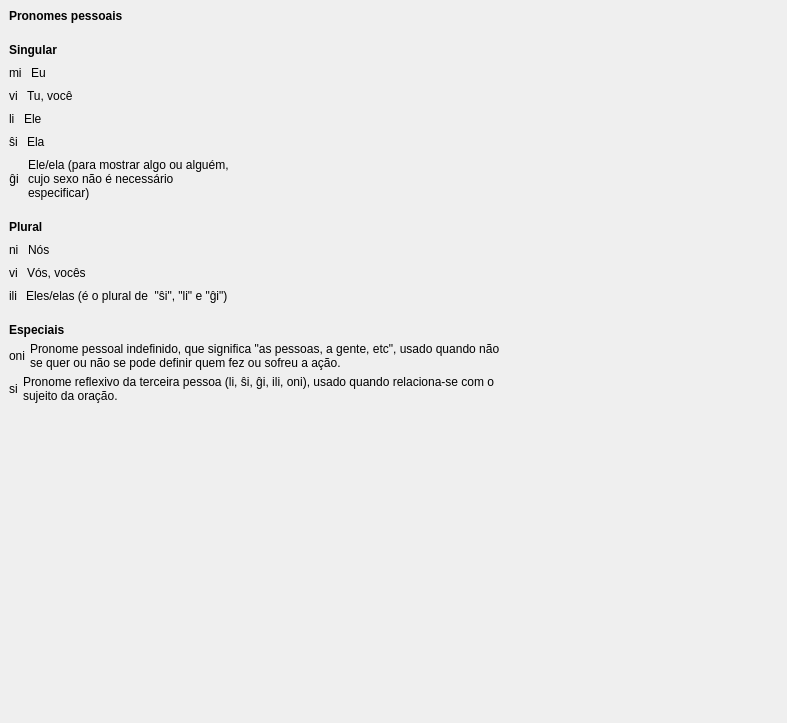
         <widget class="QWidget" name="scrollAreaWidgetContents_15">
          <property name="geometry">
           <rect>
            <x>0</x>
            <y>0</y>
            <width>787</width>
            <height>723</height>
           </rect>
          </property>
          <layout class="QVBoxLayout" name="verticalLayout_134">
           <property name="spacing">
            <number>20</number>
           </property>
           <property name="leftMargin">
            <number>9</number>
           </property>
           <property name="topMargin">
            <number>9</number>
           </property>
           <property name="rightMargin">
            <number>9</number>
           </property>
           <property name="bottomMargin">
            <number>9</number>
           </property>
           <item>
            <widget class="titolo" name="Lec01_Label12">
             <property name="sizePolicy">
              <sizepolicy hsizetype="Preferred" vsizetype="Maximum">
               <horstretch>0</horstretch>
               <verstretch>0</verstretch>
              </sizepolicy>
             </property>
             <property name="font">
              <font>
               <weight>75</weight>
               <bold>true</bold>
              </font>
             </property>
             <property name="text">
              <string notr="true">Pronomes pessoais</string>
             </property>
             <property name="wordWrap">
              <bool>true</bool>
             </property>
            </widget>
           </item>
           <item>
            <layout class="QVBoxLayout" name="verticalLayout_6">
             <property name="spacing">
              <number>9</number>
             </property>
             <item>
              <widget class="QLabel" name="Lec01_Label131">
               <property name="font">
                <font>
                 <weight>75</weight>
                 <bold>true</bold>
                </font>
               </property>
               <property name="text">
                <string notr="true">Singular</string>
               </property>
               <property name="wordWrap">
                <bool>true</bool>
               </property>
              </widget>
             </item>
             <item>
              <layout class="QHBoxLayout" name="horizontalLayout_10">
               <item>
                <widget class="klakbutono_nova" name="Lec01_Button183">
                 <property name="maximumSize">
                  <size>
                   <width>16777215</width>
                   <height>16777215</height>
                  </size>
                 </property>
                 <property name="styleSheet">
                  <string notr="true">	min-width: 1.5em;
	qproperty-alignment: &quot;AlignVCenter | AlignCenter&quot;;</string>
                 </property>
                 <property name="text">
                  <string notr="true">mi</string>
                 </property>
                 <property name="wordWrap">
                  <bool>true</bool>
                 </property>
                </widget>
               </item>
               <item>
                <widget class="QLabel" name="Lec01_Label13">
                 <property name="sizePolicy">
                  <sizepolicy hsizetype="Expanding" vsizetype="Preferred">
                   <horstretch>0</horstretch>
                   <verstretch>0</verstretch>
                  </sizepolicy>
                 </property>
                 <property name="text">
                  <string notr="true">Eu</string>
                 </property>
                 <property name="wordWrap">
                  <bool>true</bool>
                 </property>
                </widget>
               </item>
              </layout>
             </item>
             <item>
              <layout class="QHBoxLayout" name="horizontalLayout_20">
               <item>
                <widget class="klakbutono_nova" name="Lec01_Button184">
                 <property name="maximumSize">
                  <size>
                   <width>16777215</width>
                   <height>16777215</height>
                  </size>
                 </property>
                 <property name="styleSheet">
                  <string notr="true">	min-width: 1.5em;
	qproperty-alignment: &quot;AlignVCenter | AlignCenter&quot;;</string>
                 </property>
                 <property name="text">
                  <string notr="true">vi</string>
                 </property>
                 <property name="wordWrap">
                  <bool>true</bool>
                 </property>
                </widget>
               </item>
               <item>
                <widget class="QLabel" name="Lec01_Label14">
                 <property name="sizePolicy">
                  <sizepolicy hsizetype="Expanding" vsizetype="Preferred">
                   <horstretch>0</horstretch>
                   <verstretch>0</verstretch>
                  </sizepolicy>
                 </property>
                 <property name="text">
                  <string notr="true">Tu, você</string>
                 </property>
                 <property name="wordWrap">
                  <bool>true</bool>
                 </property>
                </widget>
               </item>
              </layout>
             </item>
             <item>
              <layout class="QHBoxLayout" name="horizontalLayout_32">
               <item>
                <widget class="klakbutono_nova" name="Lec01_Button185">
                 <property name="maximumSize">
                  <size>
                   <width>16777215</width>
                   <height>16777215</height>
                  </size>
                 </property>
                 <property name="styleSheet">
                  <string notr="true">	min-width: 1.5em;
	qproperty-alignment: &quot;AlignVCenter | AlignCenter&quot;;</string>
                 </property>
                 <property name="text">
                  <string notr="true">li</string>
                 </property>
                 <property name="wordWrap">
                  <bool>true</bool>
                 </property>
                </widget>
               </item>
               <item>
                <widget class="QLabel" name="Lec01_Label15">
                 <property name="sizePolicy">
                  <sizepolicy hsizetype="Expanding" vsizetype="Preferred">
                   <horstretch>0</horstretch>
                   <verstretch>0</verstretch>
                  </sizepolicy>
                 </property>
                 <property name="text">
                  <string notr="true">Ele</string>
                 </property>
                 <property name="wordWrap">
                  <bool>true</bool>
                 </property>
                </widget>
               </item>
              </layout>
             </item>
             <item>
              <layout class="QHBoxLayout" name="horizontalLayout_33">
               <item>
                <widget class="klakbutono_nova" name="Lec01_Button186">
                 <property name="maximumSize">
                  <size>
                   <width>16777215</width>
                   <height>16777215</height>
                  </size>
                 </property>
                 <property name="styleSheet">
                  <string notr="true">	min-width: 1.5em;
	qproperty-alignment: &quot;AlignVCenter | AlignCenter&quot;;</string>
                 </property>
                 <property name="text">
                  <string notr="true">ŝi</string>
                 </property>
                 <property name="wordWrap">
                  <bool>true</bool>
                 </property>
                </widget>
               </item>
               <item>
                <widget class="QLabel" name="Lec01_Label16">
                 <property name="sizePolicy">
                  <sizepolicy hsizetype="Expanding" vsizetype="Preferred">
                   <horstretch>0</horstretch>
                   <verstretch>0</verstretch>
                  </sizepolicy>
                 </property>
                 <property name="text">
                  <string notr="true">Ela</string>
                 </property>
                 <property name="wordWrap">
                  <bool>true</bool>
                 </property>
                </widget>
               </item>
              </layout>
             </item>
             <item>
              <layout class="QHBoxLayout" name="horizontalLayout_34">
               <item>
                <widget class="klakbutono_nova" name="Lec01_Button187">
                 <property name="maximumSize">
                  <size>
                   <width>16777215</width>
                   <height>16777215</height>
                  </size>
                 </property>
                 <property name="styleSheet">
                  <string notr="true">	min-width: 1.5em;
	qproperty-alignment: &quot;AlignVCenter | AlignCenter&quot;;</string>
                 </property>
                 <property name="text">
                  <string notr="true">ĝi</string>
                 </property>
                 <property name="alignment">
                  <set>Qt::AlignCenter</set>
                 </property>
                 <property name="wordWrap">
                  <bool>true</bool>
                 </property>
                </widget>
               </item>
               <item>
                <widget class="QLabel" name="Lec01_Label17">
                 <property name="sizePolicy">
                  <sizepolicy hsizetype="Expanding" vsizetype="Preferred">
                   <horstretch>0</horstretch>
                   <verstretch>0</verstretch>
                  </sizepolicy>
                 </property>
                 <property name="text">
                  <string notr="true">Ele/ela (para mostrar algo ou alguém, 
cujo sexo não é necessário 
especificar)</string>
                 </property>
                 <property name="wordWrap">
                  <bool>true</bool>
                 </property>
                </widget>
               </item>
              </layout>
             </item>
            </layout>
           </item>
           <item>
            <layout class="QVBoxLayout" name="verticalLayout_7">
             <property name="spacing">
              <number>9</number>
             </property>
             <item>
              <widget class="QLabel" name="Lec01_Label132">
               <property name="sizePolicy">
                <sizepolicy hsizetype="Preferred" vsizetype="Maximum">
                 <horstretch>0</horstretch>
                 <verstretch>0</verstretch>
                </sizepolicy>
               </property>
               <property name="font">
                <font>
                 <weight>75</weight>
                 <bold>true</bold>
                </font>
               </property>
               <property name="text">
                <string notr="true">Plural</string>
               </property>
               <property name="wordWrap">
                <bool>true</bool>
               </property>
              </widget>
             </item>
             <item>
              <layout class="QHBoxLayout" name="horizontalLayout_35">
               <item>
                <widget class="klakbutono_nova" name="Lec01_Button188">
                 <property name="maximumSize">
                  <size>
                   <width>16777215</width>
                   <height>16777215</height>
                  </size>
                 </property>
                 <property name="styleSheet">
                  <string notr="true">	min-width: 1.5em;
	qproperty-alignment: &quot;AlignVCenter | AlignCenter&quot;;</string>
                 </property>
                 <property name="text">
                  <string notr="true">ni</string>
                 </property>
                 <property name="wordWrap">
                  <bool>true</bool>
                 </property>
                </widget>
               </item>
               <item>
                <widget class="QLabel" name="Lec01_Label18">
                 <property name="sizePolicy">
                  <sizepolicy hsizetype="Expanding" vsizetype="Preferred">
                   <horstretch>0</horstretch>
                   <verstretch>0</verstretch>
                  </sizepolicy>
                 </property>
                 <property name="text">
                  <string notr="true">Nós</string>
                 </property>
                 <property name="wordWrap">
                  <bool>true</bool>
                 </property>
                </widget>
               </item>
              </layout>
             </item>
             <item>
              <layout class="QHBoxLayout" name="horizontalLayout_36">
               <item>
                <widget class="klakbutono_nova" name="Lec01_Button189">
                 <property name="maximumSize">
                  <size>
                   <width>16777215</width>
                   <height>16777215</height>
                  </size>
                 </property>
                 <property name="styleSheet">
                  <string notr="true">	min-width: 1.5em;
	qproperty-alignment: &quot;AlignVCenter | AlignCenter&quot;;</string>
                 </property>
                 <property name="text">
                  <string notr="true">vi</string>
                 </property>
                 <property name="wordWrap">
                  <bool>true</bool>
                 </property>
                </widget>
               </item>
               <item>
                <widget class="QLabel" name="Lec01_Label19">
                 <property name="sizePolicy">
                  <sizepolicy hsizetype="Expanding" vsizetype="Preferred">
                   <horstretch>0</horstretch>
                   <verstretch>0</verstretch>
                  </sizepolicy>
                 </property>
                 <property name="text">
                  <string notr="true">Vós, vocês</string>
                 </property>
                 <property name="wordWrap">
                  <bool>true</bool>
                 </property>
                </widget>
               </item>
              </layout>
             </item>
             <item>
              <layout class="QHBoxLayout" name="horizontalLayout_37">
               <item>
                <widget class="klakbutono_nova" name="Lec01_Button190">
                 <property name="maximumSize">
                  <size>
                   <width>16777215</width>
                   <height>16777215</height>
                  </size>
                 </property>
                 <property name="styleSheet">
                  <string notr="true">	min-width: 1.5em;
	qproperty-alignment: &quot;AlignVCenter | AlignCenter&quot;;</string>
                 </property>
                 <property name="text">
                  <string notr="true">ili</string>
                 </property>
                 <property name="wordWrap">
                  <bool>true</bool>
                 </property>
                </widget>
               </item>
               <item>
                <widget class="QLabel" name="Lec01_Label20">
                 <property name="sizePolicy">
                  <sizepolicy hsizetype="Expanding" vsizetype="Preferred">
                   <horstretch>0</horstretch>
                   <verstretch>0</verstretch>
                  </sizepolicy>
                 </property>
                 <property name="text">
                  <string notr="true">Eles/elas (é o plural de  &quot;ŝi&quot;, &quot;li&quot; e &quot;ĝi&quot;)</string>
                 </property>
                 <property name="wordWrap">
                  <bool>true</bool>
                 </property>
                </widget>
               </item>
              </layout>
             </item>
            </layout>
           </item>
           <item>
            <layout class="QVBoxLayout" name="verticalLayout_133">
             <property name="spacing">
              <number>5</number>
             </property>
             <item>
              <widget class="QLabel" name="Lec01_Label133">
               <property name="sizePolicy">
                <sizepolicy hsizetype="Preferred" vsizetype="Maximum">
                 <horstretch>0</horstretch>
                 <verstretch>0</verstretch>
                </sizepolicy>
               </property>
               <property name="font">
                <font>
                 <weight>75</weight>
                 <bold>true</bold>
                </font>
               </property>
               <property name="text">
                <string notr="true">Especiais</string>
               </property>
              </widget>
             </item>
             <item>
              <layout class="QHBoxLayout" name="horizontalLayout_8">
               <item>
                <layout class="QVBoxLayout" name="verticalLayout_8">
                 <item>
                  <widget class="klakbutono_nova" name="Lec01_Button191">
                   <property name="maximumSize">
                    <size>
                     <width>16777215</width>
                     <height>16777215</height>
                    </size>
                   </property>
                   <property name="styleSheet">
                    <string notr="true">	min-width: 1.5em;
	qproperty-alignment: &quot;AlignVCenter | AlignCenter&quot;;</string>
                   </property>
                   <property name="text">
                    <string notr="true">oni</string>
                   </property>
                   <property name="alignment">
                    <set>Qt::AlignCenter</set>
                   </property>
                   <property name="wordWrap">
                    <bool>true</bool>
                   </property>
                  </widget>
                 </item>
                </layout>
               </item>
               <item>
                <widget class="QLabel" name="Lec01_Label21">
                 <property name="sizePolicy">
                  <sizepolicy hsizetype="Expanding" vsizetype="Preferred">
                   <horstretch>0</horstretch>
                   <verstretch>0</verstretch>
                  </sizepolicy>
                 </property>
                 <property name="text">
                  <string notr="true">Pronome pessoal indefinido, que significa &quot;as pessoas, a gente, etc&quot;, usado quando não 
se quer ou não se pode definir quem fez ou sofreu a ação.</string>
                 </property>
                 <property name="wordWrap">
                  <bool>true</bool>
                 </property>
                </widget>
               </item>
              </layout>
             </item>
             <item>
              <layout class="QHBoxLayout" name="horizontalLayout_9">
               <item>
                <layout class="QVBoxLayout" name="verticalLayout_9">
                 <item>
                  <widget class="klakbutono_nova" name="Lec01_Button192">
                   <property name="maximumSize">
                    <size>
                     <width>16777215</width>
                     <height>16777215</height>
                    </size>
                   </property>
                   <property name="styleSheet">
                    <string notr="true">	min-width: 1.5em;
	qproperty-alignment: &quot;AlignVCenter | AlignCenter&quot;;</string>
                   </property>
                   <property name="text">
                    <string notr="true">si</string>
                   </property>
                   <property name="alignment">
                    <set>Qt::AlignCenter</set>
                   </property>
                   <property name="wordWrap">
                    <bool>true</bool>
                   </property>
                  </widget>
                 </item>
                </layout>
               </item>
               <item>
                <widget class="QLabel" name="Lec01_Label22">
                 <property name="sizePolicy">
                  <sizepolicy hsizetype="Expanding" vsizetype="Preferred">
                   <horstretch>0</horstretch>
                   <verstretch>0</verstretch>
                  </sizepolicy>
                 </property>
                 <property name="text">
                  <string notr="true">Pronome reflexivo da terceira pessoa (li, ŝi, ĝi, ili, oni), usado quando relaciona-se com o 
sujeito da oração.</string>
                 </property>
                 <property name="wordWrap">
                  <bool>true</bool>
                 </property>
                </widget>
               </item>
              </layout>
             </item>
            </layout>
           </item>
           <item>
            <spacer name="verticalSpacer_2">
             <property name="orientation">
              <enum>Qt::Vertical</enum>
             </property>
             <property name="sizeHint" stdset="0">
              <size>
               <width>20</width>
               <height>40</height>
              </size>
             </property>
            </spacer>
           </item>
          </layout>
         </widget>
